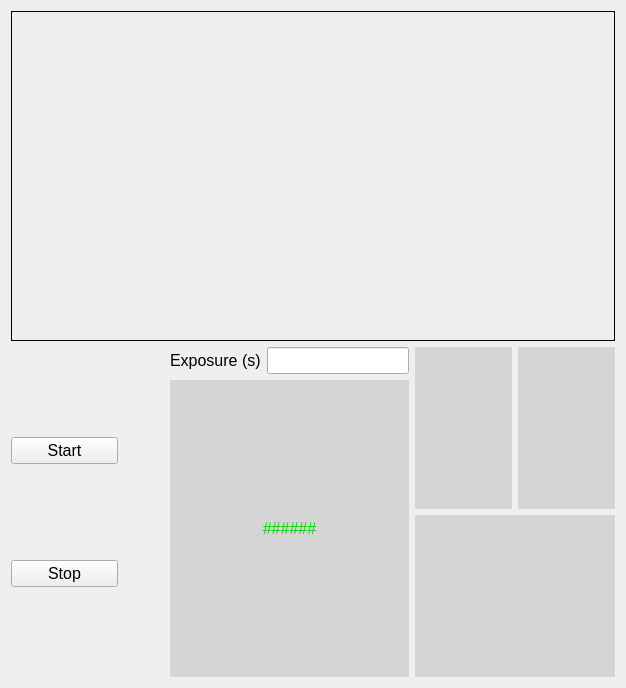
<?xml version="1.0" encoding="UTF-8"?>
<ui version="4.0">
 <class>Form</class>
 <widget class="QWidget" name="Form">
  <property name="geometry">
   <rect>
    <x>0</x>
    <y>0</y>
    <width>626</width>
    <height>688</height>
   </rect>
  </property>
  <property name="sizePolicy">
   <sizepolicy hsizetype="Minimum" vsizetype="Preferred">
    <horstretch>0</horstretch>
    <verstretch>0</verstretch>
   </sizepolicy>
  </property>
  <property name="minimumSize">
   <size>
    <width>550</width>
    <height>500</height>
   </size>
  </property>
  <property name="font">
   <font>
    <pointsize>9</pointsize>
   </font>
  </property>
  <property name="windowTitle">
   <string>Form</string>
  </property>
  <layout class="QVBoxLayout" name="verticalLayout_4">
   <item>
    <widget class="PyDMEmbeddedDisplay" name="camURLViewerEmbeddedDisplay">
     <property name="toolTip">
      <string/>
     </property>
     <property name="frameShape">
      <enum>QFrame::Box</enum>
     </property>
     <property name="lineWidth">
      <number>1</number>
     </property>
     <property name="macros" stdset="0">
      <string>P=${P},R=${R},im=${im}</string>
     </property>
     <property name="filename" stdset="0">
      <string>cam_url_display.py</string>
     </property>
    </widget>
   </item>
   <item>
    <layout class="QHBoxLayout" name="horizontalLayout_3">
     <item>
      <layout class="QVBoxLayout" name="verticalLayout">
       <item>
        <widget class="PyDMPushButton" name="PyDMPushButton">
         <property name="minimumSize">
          <size>
           <width>0</width>
           <height>0</height>
          </size>
         </property>
         <property name="font">
          <font>
           <pointsize>12</pointsize>
          </font>
         </property>
         <property name="toolTip">
          <string>ca://${P}${R}Acquire</string>
         </property>
         <property name="whatsThis">
          <string/>
         </property>
         <property name="text">
          <string>Start</string>
         </property>
         <property name="channel" stdset="0">
          <string>ca://${P}${R}Acquire</string>
         </property>
         <property name="pressValue" stdset="0">
          <string>1</string>
         </property>
        </widget>
       </item>
       <item>
        <widget class="PyDMPushButton" name="PyDMPushButton_2">
         <property name="font">
          <font>
           <pointsize>12</pointsize>
          </font>
         </property>
         <property name="toolTip">
          <string>ca://${P}${R}Acquire</string>
         </property>
         <property name="text">
          <string>Stop</string>
         </property>
         <property name="channel" stdset="0">
          <string>ca://${P}${R}Acquire</string>
         </property>
         <property name="pressValue" stdset="0">
          <string>0</string>
         </property>
        </widget>
       </item>
      </layout>
     </item>
     <item>
      <widget class="PyDMByteIndicator" name="PyDMByteIndicator">
       <property name="enabled">
        <bool>true</bool>
       </property>
       <property name="sizePolicy">
        <sizepolicy hsizetype="Fixed" vsizetype="Fixed">
         <horstretch>0</horstretch>
         <verstretch>0</verstretch>
        </sizepolicy>
       </property>
       <property name="minimumSize">
        <size>
         <width>40</width>
         <height>40</height>
        </size>
       </property>
       <property name="baseSize">
        <size>
         <width>0</width>
         <height>0</height>
        </size>
       </property>
       <property name="font">
        <font>
         <pointsize>12</pointsize>
        </font>
       </property>
       <property name="toolTip">
        <string>ca://${P}${R}Acquire</string>
       </property>
       <property name="channel" stdset="0">
        <string>ca://${P}${R}Acquire</string>
       </property>
       <property name="showLabels" stdset="0">
        <bool>false</bool>
       </property>
       <property name="circles" stdset="0">
        <bool>true</bool>
       </property>
      </widget>
     </item>
     <item>
      <layout class="QVBoxLayout" name="verticalLayout_3">
       <item>
        <layout class="QHBoxLayout" name="horizontalLayout_2">
         <item>
          <widget class="QLabel" name="label">
           <property name="font">
            <font>
             <pointsize>12</pointsize>
            </font>
           </property>
           <property name="text">
            <string>Exposure (s)</string>
           </property>
          </widget>
         </item>
         <item>
          <widget class="PyDMLineEdit" name="PyDMLineEdit">
           <property name="sizePolicy">
            <sizepolicy hsizetype="Minimum" vsizetype="Fixed">
             <horstretch>0</horstretch>
             <verstretch>0</verstretch>
            </sizepolicy>
           </property>
           <property name="font">
            <font>
             <pointsize>12</pointsize>
            </font>
           </property>
           <property name="toolTip">
            <string>ca://${P}${R}AcquireTime</string>
           </property>
           <property name="styleSheet">
            <string notr="true">PyDMLineEdit {
  color: rgb(0, 0, 0);
  background-color: rgb(115, 223, 255);
  border: 1px solid black;
  margin: 0px;
  padding: 0px;
  spacing: 0px;
  }</string>
           </property>
           <property name="showUnits" stdset="0">
            <bool>true</bool>
           </property>
           <property name="channel" stdset="0">
            <string>ca://${P}${R}AcquireTime</string>
           </property>
          </widget>
         </item>
        </layout>
       </item>
       <item>
        <widget class="PyDMLabel" name="PyDMLabel">
         <property name="font">
          <font>
           <pointsize>12</pointsize>
          </font>
         </property>
         <property name="toolTip">
          <string>ca://${P}${R}DetectorState_RBV</string>
         </property>
         <property name="styleSheet">
          <string notr="true">color: rgb(0, 216, 0);
background-color: rgb(213, 213, 213);</string>
         </property>
         <property name="text">
          <string>&lt;html&gt;&lt;head/&gt;&lt;body&gt;&lt;p align=&quot;center&quot;&gt;######&lt;/p&gt;&lt;/body&gt;&lt;/html&gt;</string>
         </property>
         <property name="alignment">
          <set>Qt::AlignCenter</set>
         </property>
         <property name="channel" stdset="0">
          <string>ca://${P}${R}DetectorState_RBV</string>
         </property>
         <property name="enableRichText" stdset="0">
          <bool>true</bool>
         </property>
         <property name="displayFormat" stdset="0">
          <enum>PyDMLabel::String</enum>
         </property>
        </widget>
       </item>
      </layout>
     </item>
     <item>
      <layout class="QVBoxLayout" name="verticalLayout_2">
       <item>
        <layout class="QHBoxLayout" name="horizontalLayout">
         <item>
          <widget class="PyDMLabel" name="PyDMLabel_3">
           <property name="font">
            <font>
             <pointsize>12</pointsize>
            </font>
           </property>
           <property name="toolTip">
            <string>ca://${P}${R}ArrayCounter_RBV</string>
           </property>
           <property name="styleSheet">
            <string notr="true">color: rgb(0, 0, 255);
background-color: rgb(213, 213, 213)</string>
           </property>
           <property name="channel" stdset="0">
            <string>ca://${P}${R}ArrayCounter_RBV</string>
           </property>
          </widget>
         </item>
         <item>
          <widget class="PyDMLabel" name="PyDMLabel_4">
           <property name="font">
            <font>
             <pointsize>12</pointsize>
            </font>
           </property>
           <property name="toolTip">
            <string>ca://${P}${R}ArrayRate_RBV</string>
           </property>
           <property name="styleSheet">
            <string notr="true">color: rgb(0, 0, 255);
background-color: rgb(213, 213, 213)</string>
           </property>
           <property name="showUnits" stdset="0">
            <bool>true</bool>
           </property>
           <property name="channel" stdset="0">
            <string>ca://${P}${R}ArrayRate_RBV</string>
           </property>
           <property name="displayFormat" stdset="0">
            <enum>PyDMLabel::Decimal</enum>
           </property>
          </widget>
         </item>
        </layout>
       </item>
       <item>
        <widget class="PyDMLabel" name="PyDMLabel_2">
         <property name="sizePolicy">
          <sizepolicy hsizetype="Minimum" vsizetype="Preferred">
           <horstretch>0</horstretch>
           <verstretch>0</verstretch>
          </sizepolicy>
         </property>
         <property name="minimumSize">
          <size>
           <width>200</width>
           <height>0</height>
          </size>
         </property>
         <property name="font">
          <font>
           <pointsize>12</pointsize>
          </font>
         </property>
         <property name="toolTip">
          <string>ca://${P}${R}StatusMessage_RBV</string>
         </property>
         <property name="styleSheet">
          <string notr="true">color: rgb(0, 0, 255);
background-color: rgb(213, 213, 213)</string>
         </property>
         <property name="alignment">
          <set>Qt::AlignCenter</set>
         </property>
         <property name="channel" stdset="0">
          <string>ca://${P}${R}StatusMessage_RBV</string>
         </property>
         <property name="enableRichText" stdset="0">
          <bool>true</bool>
         </property>
         <property name="displayFormat" stdset="0">
          <enum>PyDMLabel::String</enum>
         </property>
        </widget>
       </item>
      </layout>
     </item>
    </layout>
   </item>
  </layout>
 </widget>
 <customwidgets>
  <customwidget>
   <class>PyDMLabel</class>
   <extends>QLabel</extends>
   <header>pydm.widgets.label</header>
  </customwidget>
  <customwidget>
   <class>PyDMByteIndicator</class>
   <extends>QWidget</extends>
   <header>pydm.widgets.byte</header>
  </customwidget>
  <customwidget>
   <class>PyDMEmbeddedDisplay</class>
   <extends>QFrame</extends>
   <header>pydm.widgets.embedded_display</header>
  </customwidget>
  <customwidget>
   <class>PyDMLineEdit</class>
   <extends>QLineEdit</extends>
   <header>pydm.widgets.line_edit</header>
  </customwidget>
  <customwidget>
   <class>PyDMPushButton</class>
   <extends>QPushButton</extends>
   <header>pydm.widgets.pushbutton</header>
  </customwidget>
 </customwidgets>
 <resources/>
 <connections/>
</ui>
